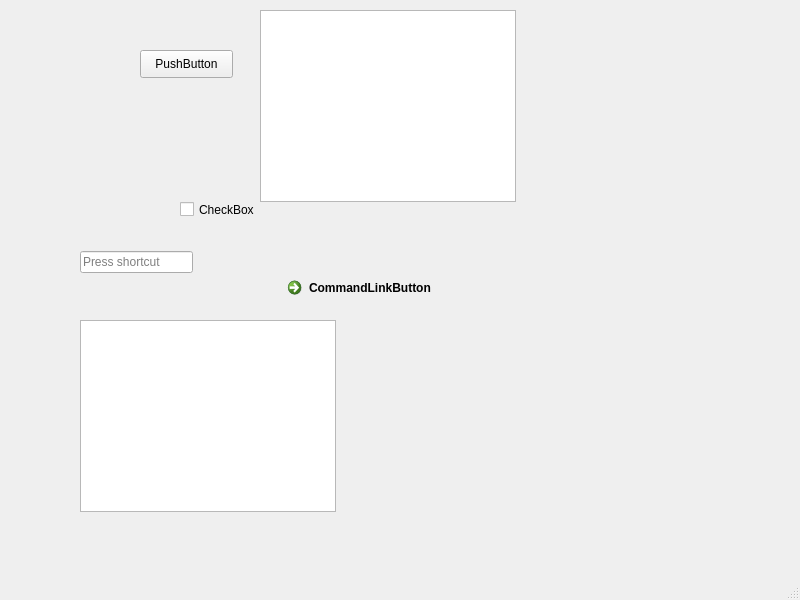
<?xml version="1.0" encoding="UTF-8"?>
<ui version="4.0">
 <class>MainWindow</class>
 <widget class="QMainWindow" name="MainWindow">
  <property name="geometry">
   <rect>
    <x>0</x>
    <y>0</y>
    <width>800</width>
    <height>600</height>
   </rect>
  </property>
  <property name="windowTitle">
   <string>MainWindow</string>
  </property>
  <widget class="QWidget" name="centralwidget">
   <widget class="QPushButton" name="pushButton">
    <property name="geometry">
     <rect>
      <x>140</x>
      <y>50</y>
      <width>93</width>
      <height>28</height>
     </rect>
    </property>
    <property name="text">
     <string>PushButton</string>
    </property>
   </widget>
   <widget class="QCheckBox" name="checkBox">
    <property name="geometry">
     <rect>
      <x>180</x>
      <y>200</y>
      <width>91</width>
      <height>19</height>
     </rect>
    </property>
    <property name="text">
     <string>CheckBox</string>
    </property>
   </widget>
   <widget class="QCommandLinkButton" name="commandLinkButton">
    <property name="geometry">
     <rect>
      <x>280</x>
      <y>270</y>
      <width>222</width>
      <height>48</height>
     </rect>
    </property>
    <property name="text">
     <string>CommandLinkButton</string>
    </property>
   </widget>
   <widget class="QUndoView" name="undoView">
    <property name="geometry">
     <rect>
      <x>80</x>
      <y>320</y>
      <width>256</width>
      <height>192</height>
     </rect>
    </property>
   </widget>
   <widget class="QKeySequenceEdit" name="keySequenceEdit">
    <property name="geometry">
     <rect>
      <x>80</x>
      <y>250</y>
      <width>113</width>
      <height>24</height>
     </rect>
    </property>
   </widget>
   <widget class="QTextBrowser" name="textBrowser">
    <property name="geometry">
     <rect>
      <x>260</x>
      <y>10</y>
      <width>256</width>
      <height>192</height>
     </rect>
    </property>
   </widget>
  </widget>
  <widget class="QMenuBar" name="menubar">
   <property name="geometry">
    <rect>
     <x>0</x>
     <y>0</y>
     <width>800</width>
     <height>26</height>
    </rect>
   </property>
  </widget>
  <widget class="QStatusBar" name="statusbar"/>
 </widget>
 <resources/>
 <connections/>
</ui>
